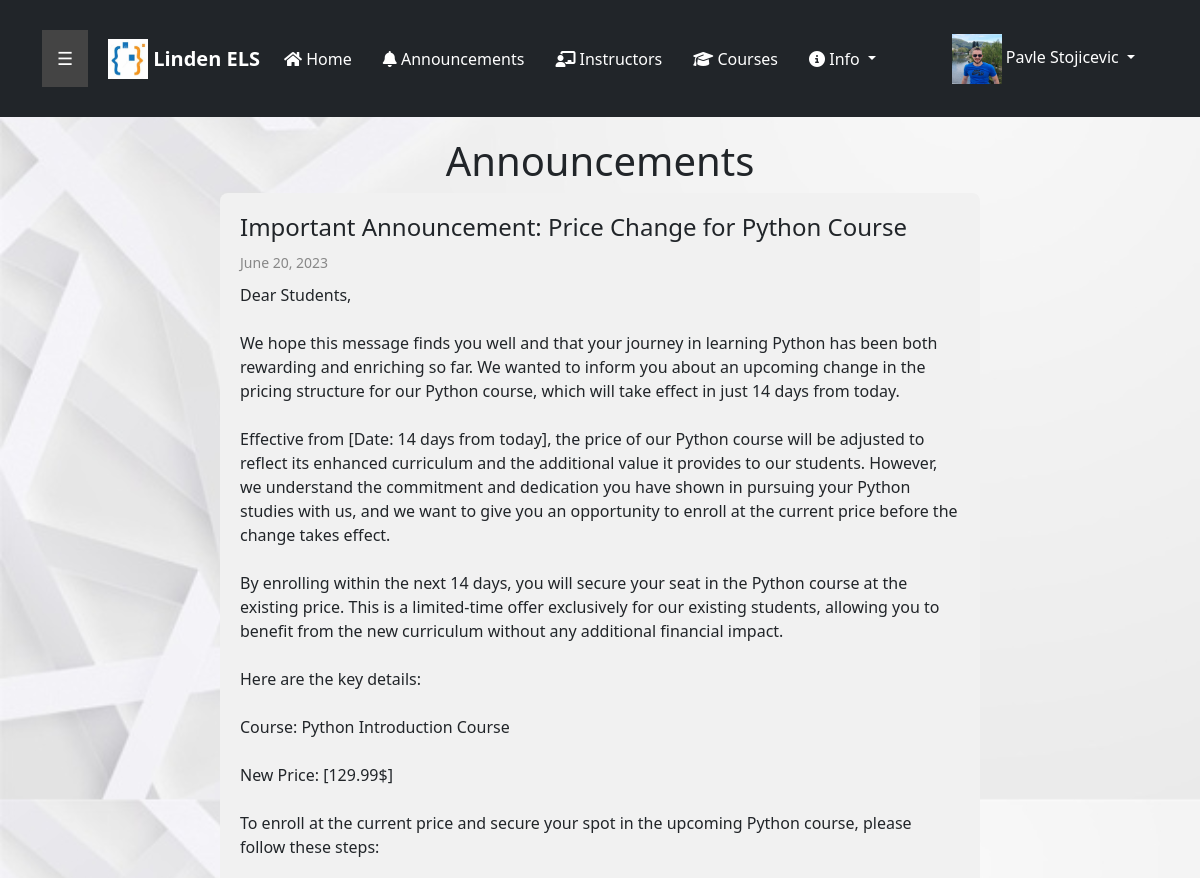
The page /announcements/ (signed in, upper part) on the database as committed earlier.
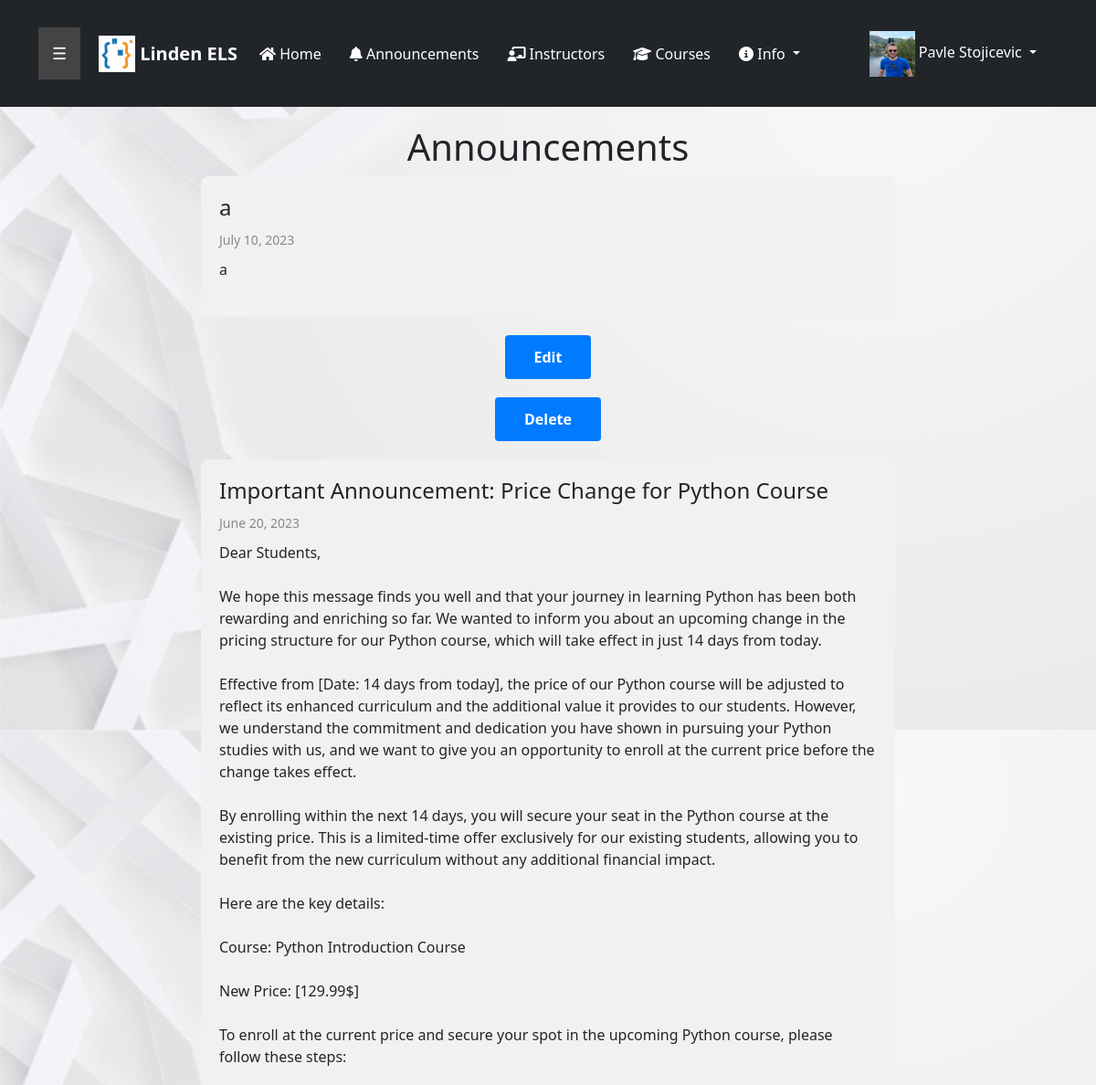
The same page on the database as committed later.
### elearn/models.py (models this page shows, shortened)
class Announcement(models.Model):
    title = models.CharField(max_length=155, blank=False)
    added_on = models.DateTimeField(auto_now_add=True)
    text = RichTextField()
    file = models.FileField(upload_to="files", blank=True)
    expiry_date = models.DateTimeField(blank=False, null=True)

### elearn/views.py (the view)
# urls.py: path('announcements/', views.AnnouncementView.as_view(), name='announcements'),
class AnnouncementView(ListView):
    model = Announcement
    template_name = "announcement.html"
    context_object_name = "announcements"
    ordering = ['-added_on']

### templates/announcement.html (shortened to what this page needs)
{% extends 'base.html' %}
{%block content%}
<div class="announcement-container">
    <h1 style="text-align: center;">Announcements</h1>
    <div class="announcement-list">
      {% for announcement in announcements %}
      <div class="announcement-card">
        <h2>{{ announcement.title }} </h2>
        <p class="announcement-date">{{ announcement.added_on|date:"F j, Y" }}</p>
        <p class="announcement-content">{{ announcement.text|safe|linebreaksbr }}</p>
      </div>
        {% if user.is_staff or user.is_admin%}
          <a class="btn btn-primary btn-sm" href="{% url 'update_announcement' announcement.pk %}">Edit</a> <a class="btn btn-primary btn-sm" href="{% url 'delete_announcement' announcement.pk %}">Delete</a>
        {%endif%}
      {% endfor %}
    </div>
  </div>
{%endblock%}

Rows that differ between the two databases and show on the page:
added Announcement: title "a", added_on "July 10, 2023", text "a", shows "Edit"
